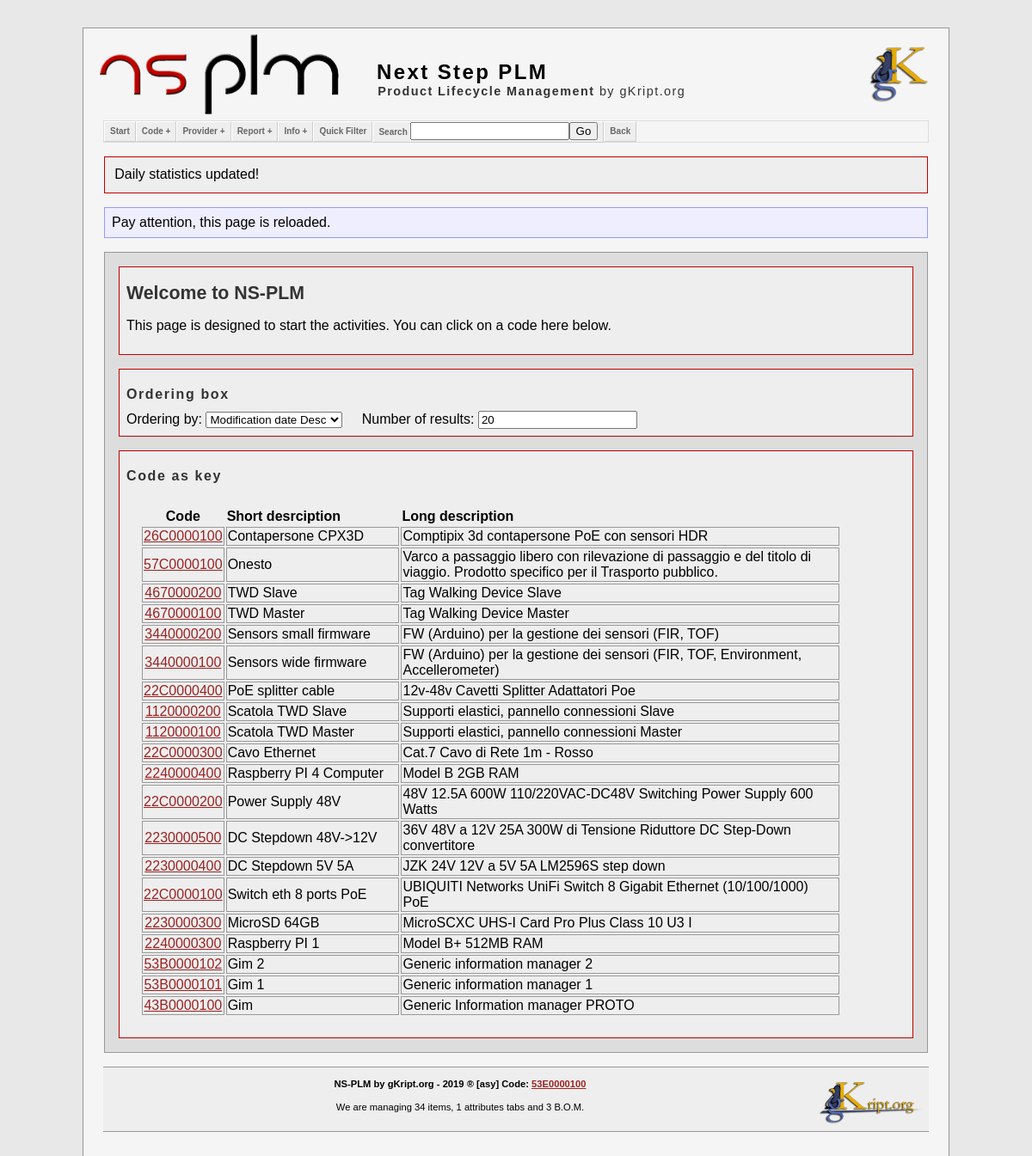
Before: / with the older database file.
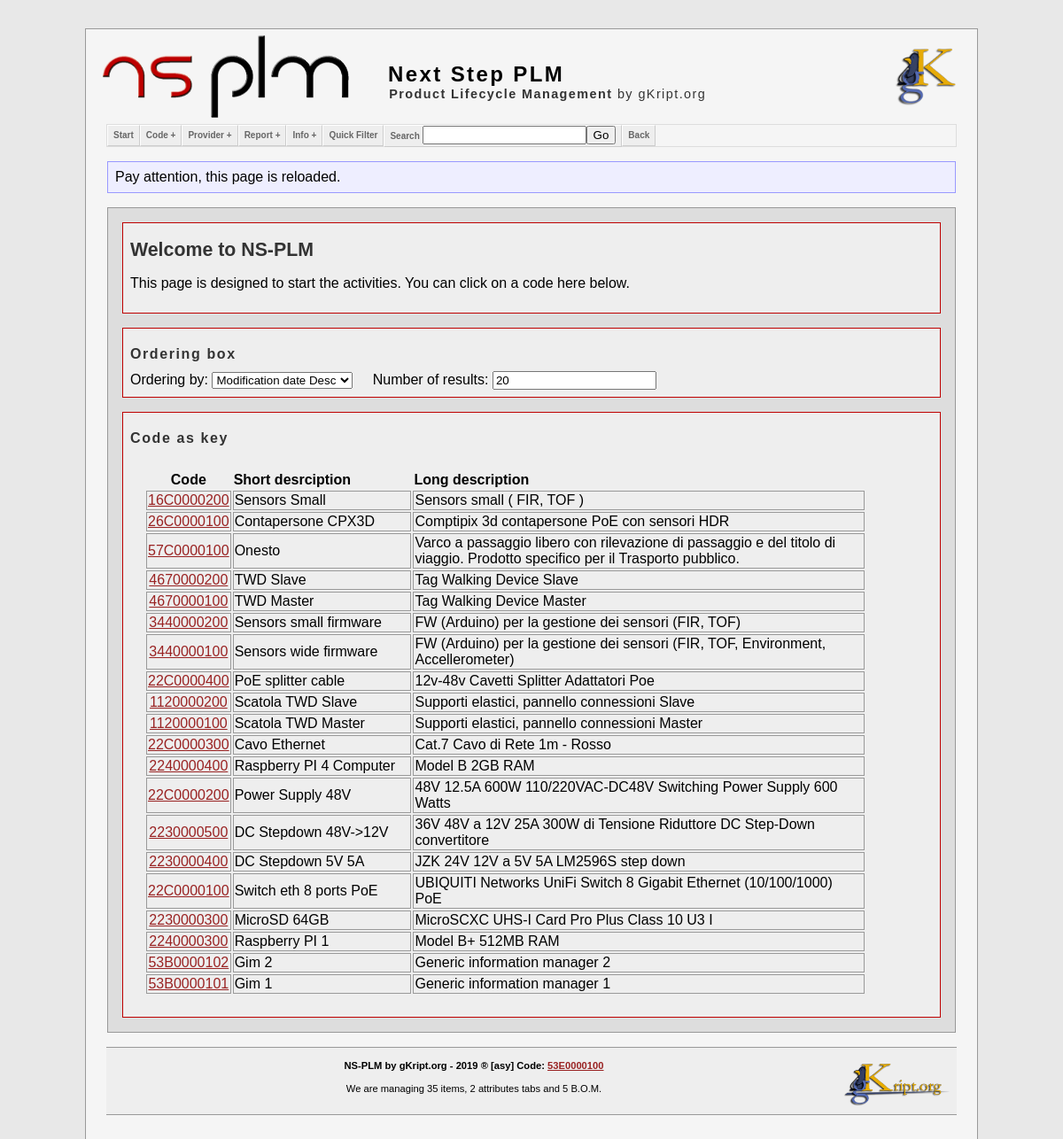
After: the same page with the newer database file.
### tables this page shows
CREATE TABLE IF NOT EXISTS `elenco_codici` (
  `idCodice` int(11) NOT NULL AUTO_INCREMENT,
  `codice` varchar(10) NOT NULL,
  `T` int(1) NOT NULL,
  `CG` varchar(3) NOT NULL,
  `CS` varchar(3) NOT NULL,
  `abbreviazione` text NOT NULL,
  `descrizione` text NOT NULL,
  `dbCodici` int(11) NOT NULL DEFAULT 0,
  `createTS` timestamp NOT NULL DEFAULT current_timestamp(),
  `modifyTS` timestamp NOT NULL DEFAULT current_timestamp() ON UPDATE current_timestamp(),
  PRIMARY KEY (`idCodice`),
  UNIQUE KEY `codice` (`codice`)
);

CREATE TABLE IF NOT EXISTS `statistics` (
  `statid` int(11) NOT NULL AUTO_INCREMENT,
  `name` varchar(32) NOT NULL,
  `value` varchar(32) NOT NULL,
  `timest` timestamp NOT NULL DEFAULT current_timestamp(),
  UNIQUE KEY `statid` (`statid`)
);

### src/php/mysqli_utils.php (called while the page is built, shortened)
<?php
	function query_get_result( $query  , $echo = 0 ) {
		global $mysqli;
		$result = $mysqli->query ( $query ) or
			die( "query_single_line() : Problem with query<br/>&nbsp;&nbsp;&nbsp;&nbsp;Query true: $query<br/>&nbsp;&nbsp;&nbsp;&nbsp;MySql :" . $mysqli->error ."<br/>" );
		if ( $result->num_rows != 0 )
			return $result;
		else
			return NULL;
	}
	function query_get_a_field( $query , $fname  , $echo = 0 ) {
		$result = query_get_result( $query );
		if ( $row = $result->fetch_array() )
			return $row[ $fname ];
		else
			return 0;
	}
	function query_get_num_rows( $query , $echo = 0 ) {
		global $mysqli;
		$result = $mysqli->query ( $query ) or
			die( "query_single_line() : Problem with query<br/>&nbsp;&nbsp;&nbsp;&nbsp;Query : $query<br/>&nbsp;&nbsp;&nbsp;&nbsp;MySql :" . $mysqli->error ."<br/>" );
		return $result->num_rows;
	}
?>

### src/php/statistics.php (called while the page is built, shortened)
<?php
	function stat_codes_total_from_stats( $sentence = 1 ) {
		$sql = "SELECT * FROM `statistics` WHERE `name` = 'CodeCountDaily' ORDER BY `statistics`.`timest` DESC LIMIT 0,1";
		$value = query_get_a_field( $sql , "value" );
		if ( $sentence )
			return "We are managing $value codes!";
		else
			return $value;
	}
	function stat_attributes_total_from_stats( $sentence = 1 ) {
		$sql = "SELECT * FROM `statistics` WHERE `name` = 'AttribCountDaily' ORDER BY `statistics`.`timest` DESC LIMIT 0,1";
		$value = query_get_a_field( $sql , "value" );
		if ( $sentence )
			return "We are managing $value attributes!";
		else
			return $value;
	}
	function stat_bom_total_from_stats( $sentence = 1 ) {
		$sql = "SELECT * FROM `statistics` WHERE `name` = 'BomCountDaily' ORDER BY `statistics`.`timest` DESC LIMIT 0,1";
		$value = query_get_a_field( $sql , "value" );
		if ( $sentence )
			return "We are managing $value B.O.M.!";
		else
			return $value;
	}
 ?>

### src/php/code_functions.php (the view, shortened to what the changed rows need)
<?php
	function code_link( $code , $link = "code.php?code" ) {
		echo '<a href="' . $link . "=" . $code . '">' . $code . "</a>";
	}
?>

### src/php/utils.php (shortened to what the changed rows need)
<?php
	function println( $text ) {
		echo $text . "\n";
	}
	function link_css( $name , $path , $src = "local"  ) {
		if ( $src == "local" ) {
			$fname = $path . $name;
			println( "<link rel=\"stylesheet\" href=\"$fname\" type=\"text/css\" />" );
		}
		else if ( $src == "online" ) {
			println( "<link rel=\"stylesheet\" href=\"$path\" type=\"text/css\" />" );
		}
	}
	function insert_blockquote( $text , $type = "Blockquote" , $die = 0 ) {
		$border = "";
		if ( $type == "Blockquote" )
			$border = "border-top:1px solid #999; border-bottom:1px solid #999; background-color:#edd;";
		if ( $type == "Notice" )
			$border = "border-top:1px solid #999; border-bottom:1px solid #999; background-color:#eef;";
		else if ( $type == "Caution" )
			$border = "border-top:4px solid #e8e848; border-bottom:4px solid #e8e848; background-color:#ffd;";
		else if ( $type == "Warning" )
			$border = "border-top:4px solid #be0000; border-bottom:4px solid #be0000; background-color:#fee; text-align: justify; text-justify: inter-word;";
		else if ( $type == "Error" )
			$border = "border-top:10px solid #be0000; border-bottom:10px solid #be0000; background-color:#f99;";
		else if ( $type == "Success" )
			$border = "border-top:10px solid #8f8; border-bottom:10px solid #8f8; background-color:#dfd;";
		else
			$border = "border:1px solid #be0000; background-color:#eee;";
		if ( $type != "Blockquote" ) {
?>
		<blockquote style = "<?php print( $border ); ?>" >
			<p>
				<?php print( $text ); ?><br /><br />
				<h3>&nbsp;&nbsp;&nbsp;&nbsp;<span class="blink_text"><?php print( $type); ?></span></h3><br />
			</p>
<?php
		}
		else {
?>
		<blockquote style = "<?php print( $border ); ?>" >
			<p><?php print( $text ); ?></p>
<?php
		}
		echo "		</blockquote>";
	}
	function get_check( $var , $notset = "" ) {
		$res = isset($_GET[ "$var" ]) ? $_GET[ "$var" ] : NULL;
		if ( $res == NULL )
			$res = $notset;
		return $res;
	}
?>

### index.php (shortened to what the changed rows need)
<?php
	require NSID_PLM_SRC_PHP . 'includes.php';
	require NSID_PLM_SRC_PHP . 'code_functions.php';
	$db = new config_database();
	$mysqli = new mysqli( $db->host , $db->username , $db->password , $db->dbname , $db->port );
?>
<?php
	include NSID_PLM_SRC_PHP . 'navmenu.php';
?>
<?php
	$T			= get_check( 'T' 			, "_" );
	$G			= get_check( 'G' 			, "_" );
	$S 			= get_check( 'S' 			, "_" );
	$text 	= get_check( 'text'					);
	$order 	= get_check( 'order'	, "mod_desc"	);
	$limit	=	get_check( 'limit' 	, 20	);
	$sql = "";
	$nores = 0;
	if ( ( ! $order ) || ( $order == "cod_desc" ) )
		$sorder = "ORDER BY `elenco_codici`.`codice` DESC";
	else if ( $order == "cod_asc" )
		$sorder = "ORDER BY `elenco_codici`.`codice` ASC";
	else if ( $order == "short_desc" )
		$sorder = "ORDER BY `elenco_codici`.`abbreviazione` DESC";
	else if ( $order == "short_asc" )
		$sorder = "ORDER BY `elenco_codici`.`abbreviazione` ASC";
	else if ( $order == "long_desc" )
		$sorder = "ORDER BY `elenco_codici`.`descrizione` DESC";
	else if ( $order == "long_asc" )
		$sorder = "ORDER BY `elenco_codici`.`descrizione` ASC";
	else if ( $order == "creat_desc" )
		$sorder = "ORDER BY `elenco_codici`.`createTS` DESC";
	else if ( $order == "creat_asc" )
		$sorder = "ORDER BY `elenco_codici`.`createTS` ASC";
	else if ( $order == "mod_desc" )
		$sorder = "ORDER BY `elenco_codici`.`modifyTS` DESC";
	if ( ( $T != "_" ) || ( $G != "_" ) || ( $S != "_" ) || ( $text != "" ) ) {
		$test = 0;
		$activity = 1;
		if ( $text == "" ) {
			if ( ( $T == "x" ) || ( $T == "" ) )	$T = "_";
			if ( ( $G == "x" ) || ( $G == "" ) )	$G = "_";
			if ( ( $S == "x" ) || ( $S == "" ) )	$S = "_";
			$str = "&nbsp;&nbsp;&nbsp;&nbsp;Context: \"" . $T.$G.$S . "\"";
			$insflt = "WHERE `codice` LIKE '".$T.$G.$S."%'";
			$sql = "SELECT * FROM `elenco_codici` $insflt $sorder Limit 0,$limit;";
			if ( query_get_num_rows( $sql ) )	$test++;
		}
		else {
			if ( is_context( $text ) ) {
				$upstr = strtoupper( $text );
				$T = substr( $upstr , 0 , 1 );
				$G = substr( $upstr , 1 , 1 );
				$S = substr( $upstr , 2 , 1 );
			}
			$sql = "SELECT * FROM `elenco_codici` WHERE `codice` LIKE '%$text%' $sorder Limit 0,$limit;";
			if ( query_get_num_rows( $sql ) )	$test++;
			$sql = "SELECT * FROM `elenco_codici` WHERE `abbreviazione` LIKE '%$text%' $sorder Limit 0,$limit;";
			if ( query_get_num_rows( $sql ) )	$test++;
			$sql = "SELECT * FROM `elenco_codici` WHERE `descrizione` LIKE '%$text%' $sorder Limit 0,$limit;";
			if ( query_get_num_rows( $sql ) )	$test++;
			$str = "&nbsp;&nbsp;&nbsp;&nbsp;" . "Text: \"" . $text . "\"";
			$sql = "";
		}
	}
	else
		$sql = "SELECT * FROM `elenco_codici` $sorder Limit 0,$limit;";
?>
	<div class="insidecodelite">
		<div class="codelite">
			<h2>Ordering box</h2><br/>
		</div>
<?php
		$rows = query_get_num_rows( $sql );
		if ( $rows ) {
?>
		<div class="codelite">
			<h2>Code as key</h2><br/>
			<table style="margin:1em;" width="90%">
				<tr>
					<th style="text-align: center;" >Code</th>
					<th>Short desrciption</th>
					<th>Long description</th>
				</tr>
	<?php
			if ($result = $mysqli->query($sql)) {
				for( $r = 0 ; $r < $rows ; $r++ ) {
						$array = $result->fetch_array();
						print( "<td style='text-align: center; border:1px solid #999;' width='10%'>" );
						code_link($array['codice']);
				}
			}
	?>
			</table>
		</div>
<?php
		}
		else
			$nores++;
?>
	</div>
<?php
	include NSID_PLM_SRC_PHP . 'footer.php';
?>

### src/php/footer.php
			<div id="footer">
				<div style='text-align: center;' >
					<img src="src/img/logo/gkl.png" border="0" width="130px" alt="gk logo" style="float: right; vertical-align: middle; " />
					<h4>NS-PLM by gKript.org - 2019 &reg; [asy] Code: <a href="code.php?code=53E0000100">53E0000100</a></h4>
					<p>We are managing <?php echo stat_codes_total_from_stats(0); ?> items, <?php echo stat_attributes_total_from_stats(0); ?> attributes tabs and <?php echo stat_bom_total_from_stats(0); ?> B.O.M.</p>
					<br/>
				</div>
			</div>
		</div>
		<br/><br/>
	</body>
</html>

Changed rows visible on the page:
no longer on this page (row unchanged): elenco_codici: codice "43B0000100"
no longer on this page (row unchanged): statistics: value "34"
no longer on this page (row unchanged): statistics: value "1"
no longer on this page (row unchanged): statistics: value "3"
added elenco_codici: codice "16C0000200"
added statistics: value "35"
added statistics: value "2"
added statistics: value "5"
Other visible differences:
$text: "Daily statistics updated!" → (not shown)
new list line: "Sensors Small Sensors small ( FIR, TOF )"
list line gone: "Gim Generic Information manager PROTO"
